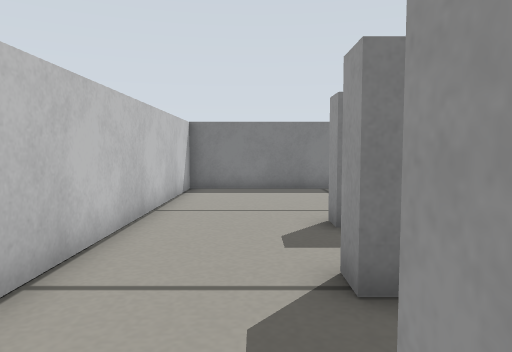
View 1 (above)

17 first-person views from a walk through a Gazebo world. The camera is 0.29 m above the floor, tilts 4° down and sees 70° across. The floor is counted in squares, 0.2 m on a side. Each view is taken from the middle of a square. On the plan, view 1 faces up. The plan holds only what a view shows up to about 16 squares ahead; the rest is blank.

View 2
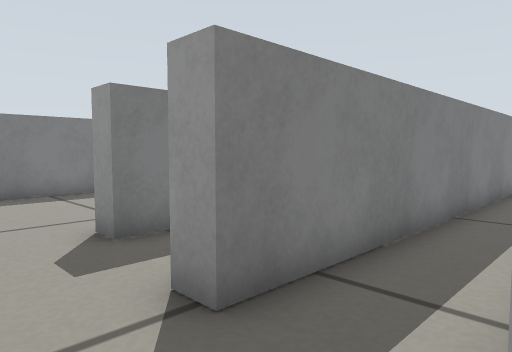

View 3
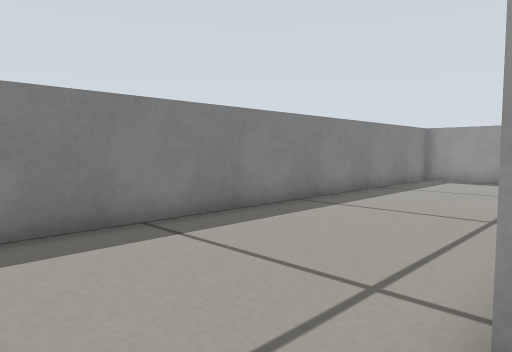

View 4
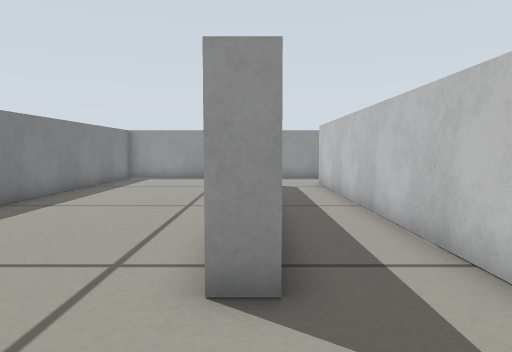

View 5
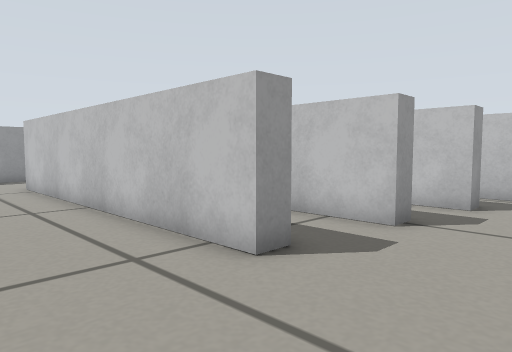

View 6
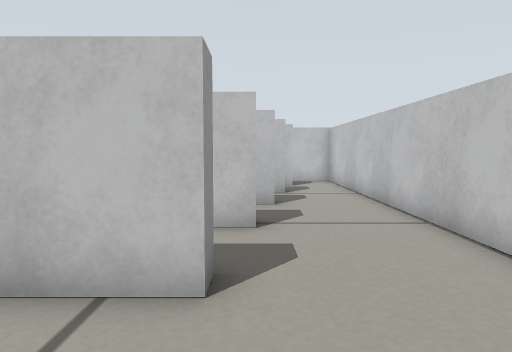

View 7
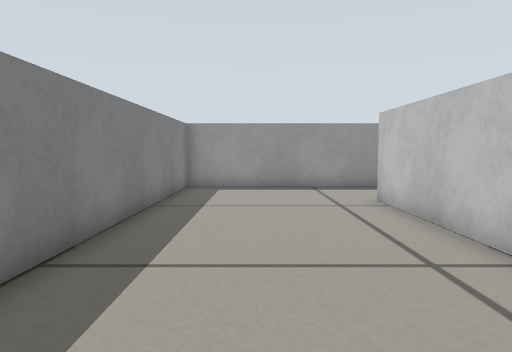

View 8
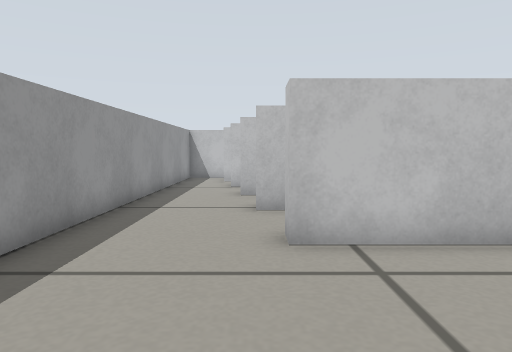

View 9
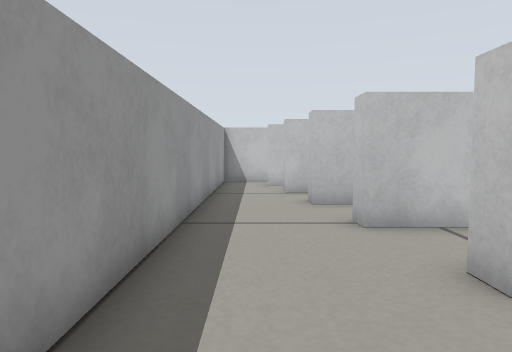

View 10
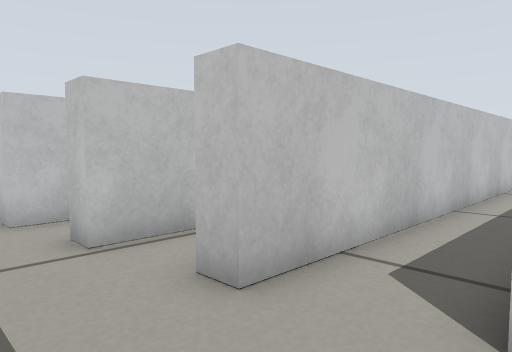

View 11
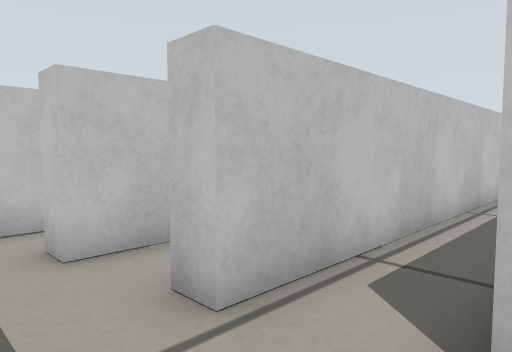

View 12
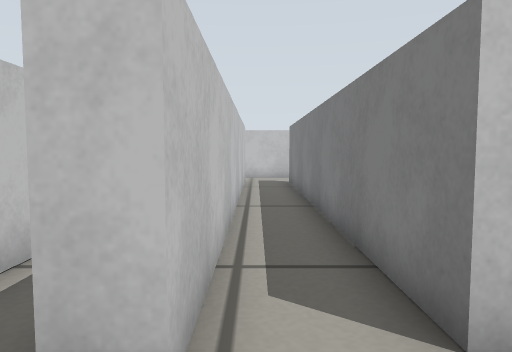

View 13
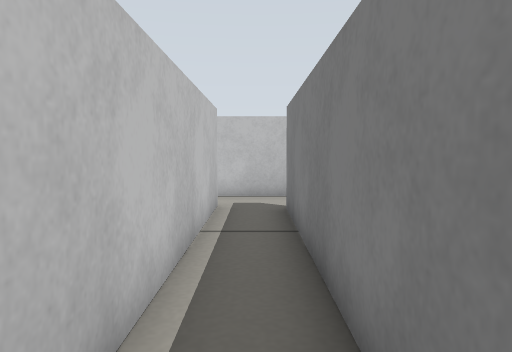

View 14
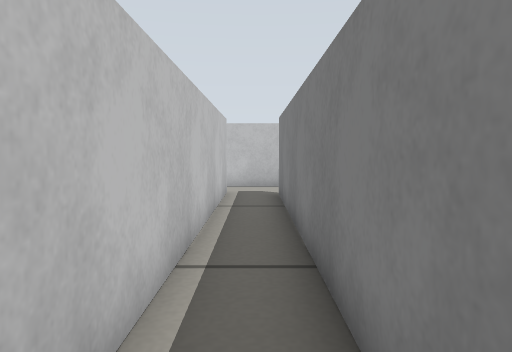

View 15
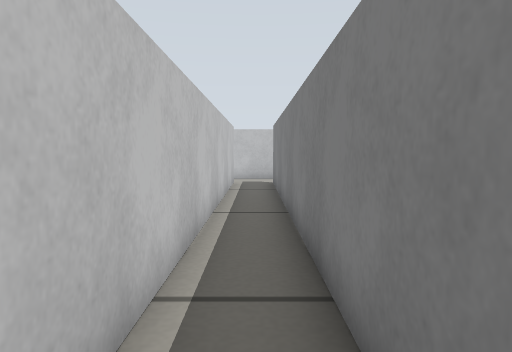

View 16
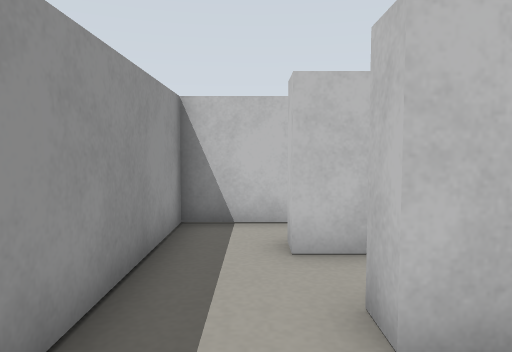

View 17
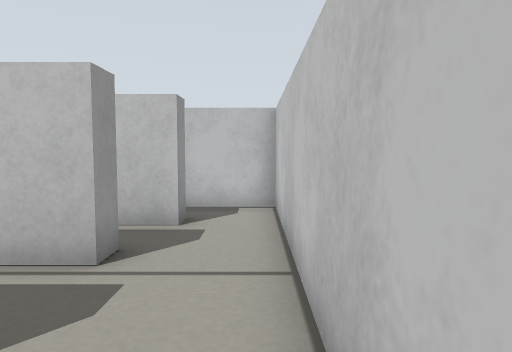

### Floor plan
Points are (right, up) in squares from view 1. A wall is a line through its corners. A room is listed if a view was taken in it or the views show most of it. See-through windows are left out.
Room 1 (views 1, 2, 3, 4, 5, 6, 7, 8, 9, 10, 11, 12, 13, 14, 15, 16, 17)
walls: (2.6, 6.7) (1.5, 6.7) (1.5, 7.5) (13.5, 7.5) (13.5, 6.7); (13.3, 3.5) (1, 3.5) (1, 4.2) (14, 4.2) (14, 3.5); (0.5, 0.4) (0.5, 1.3) (14.5, 1.3) (14.5, 0.5) (1.3, 0.5); (0, -1.5) (15, -1.5) (15, -2.2) (0, -2.2) (0, -1.5); (-0.5, -4.8) (-0.5, -4) (15.5, -4) (15.5, -4.8); (15, -6.2) (17.5, -6.2) (17.5, 13.7) (-2.5, 13.7) (-2.5, -6.2) (-0.1, -6.2)

Positions as (right, up) in squares from view 1, and headings:
1: (0, 0), facing up
2: (-1, 1), facing up-right
3: (-1, 7), facing up-right
4: (-2, 7), facing right
5: (-2, 11), facing down-right
6: (1, 11), facing down
7: (3, 11), facing right
8: (14, 13), facing down
9: (16, 11), facing down
10: (17, 4), facing down-left
11: (17, 1), facing down-left
12: (17, -1), facing left
13: (9, -3), facing left
14: (12, -3), facing left
15: (16, -3), facing left
16: (16, 1), facing down
17: (-2, 3), facing down
